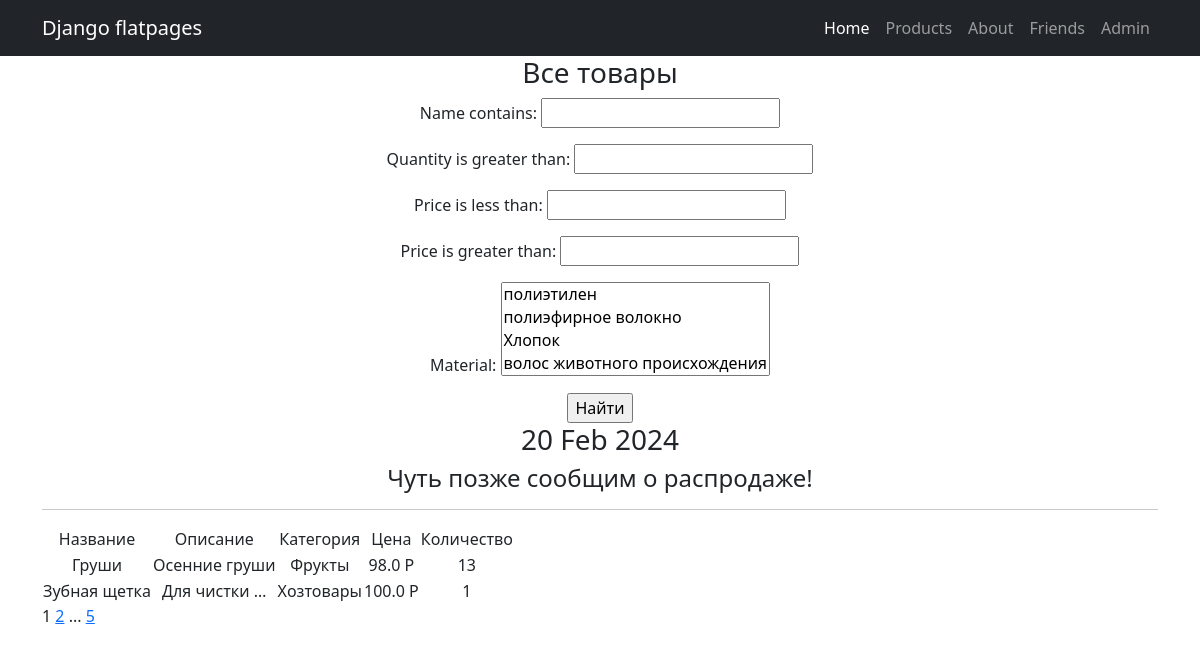
Before: /products/ with the older database file.
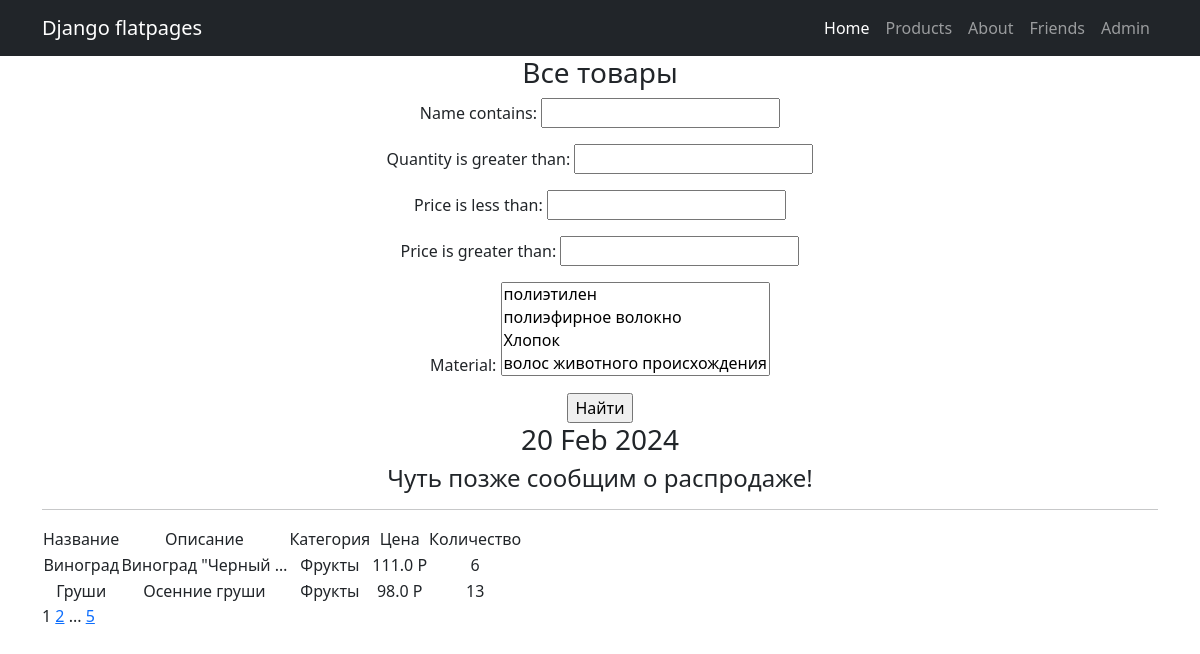
After: the same page with the newer database file.
### simpleapp/models.py (models this page shows, shortened)
class Product(models.Model):
    name = models.CharField(max_length=50, unique=True)
    description = models.TextField()
    quantity = models.IntegerField(validators=[MinValueValidator(0)],)
    category = models.ForeignKey(to='Category', on_delete=models.CASCADE, related_name='products')
    price = models.FloatField(validators=[MinValueValidator(0.0)],)
    def __str__(self):
        return f'{self.name} {self.quantity}'

class Category(models.Model):
    name = models.CharField(max_length=100, unique=True) # Категория, к которой будет привязываться товар

### simpleapp/views.py (the view)
# urls.py: path('', ProductList.as_view(), name='product_list'),
class ProductList(ListView):
    model = Product    # Указываем модель, объекты которой мы будем выводить
    ordering = 'name'  # Поле, которое будет использоваться для сортировки объектов
    template_name = 'products.html'  # Указываем имя шаблона
    context_object_name = 'products' # Это имя списка, в котором будут лежать все объекты.
    paginate_by = 2  # вот так мы можем указать количество записей на странице
    def get_queryset(self):
        queryset = super().get_queryset()
        self.filterset = ProductFilter(self.request.GET, queryset)
        return self.filterset.qs
    def get_context_data(self, **kwargs):
        context = super().get_context_data(**kwargs)
        context['time_now'] = datetime.utcnow()
        context['next_sale'] = None
        context['filterset'] = self.filterset
        return context

### simpleapp/models.py (called while the page is built)
    def __str__(self):
        return f'{self.name}'

### simpleapp/templatetags/custom_filters.py (called while the page is built)
@register.filter()
def currency(value, code='rub'):
   postfix = CURRENCIES_SYMBOLS[code]
   return f'{value} {postfix}'  # Р (был ранее)

### simpleapp/templatetags/custom_tags.py (called while the page is built)
@register.simple_tag()
def current_time(format_string='%d %b %Y'):    # b -  прописной месяц
   return datetime.utcnow().strftime(format_string)

@register.simple_tag(takes_context=True)
def url_replace(context, **kwargs):
   d = context['request'].GET.copy()
   for k, v in kwargs.items():
       d[k] = v
   return d.urlencode()

### templates/products.html (shortened to what this page needs)
{% extends "flatpages/base.html" %}
{% load custom_filters %}
{% load custom_tags %}
{% block content %}
    <b><h3>Все товары</h3></b>
   <form action="" method="get">
       {{ filterset.form.as_p }}
       <input type="submit" value="Найти" />
   </form>
        <h3>{% current_time '%d %b %Y' %}</h3>
        <h4> {{ next_sale|default_if_none:"Чуть позже сообщим о распродаже!" }} </h4>
        <hr>
        {% if products %}
            <table>
                <tr>
                    <td> Название </td>
                    <td> Описание </td>
                    <td> Категория </td>
                    <td> Цена </td>
                    <td> Количество </td>
                </tr>
                    {% for product in products %}
                <tr>
                    <td> {{ product.name }} </td>
                    <td> {{ product.description|truncatewords:2 }} </td>
                    <td> {{ product.category.name }} </td>
                    <td> {{ product.price|currency:'rub' }} </td>
                    <td> {{ product.quantity }} </td>
                </tr>
                    {% endfor %}
            </table>
        {% else %}
            <h3>Товаров нет!</h3>
        {% endif %}
<div class="pagination">
    <span class="step-links">
   <span class="current">
    {{ page_obj.number }}
   </span>
{% if page_obj.has_next %}
       <a href="?{% url_replace page=page_obj.next_page_number%}">{{ page_obj.next_page_number }}</a>
       {% if paginator.num_pages != page_obj.next_page_number %}
           ...
           <a href="?{% url_replace page=page_obj.paginator.num_pages %}">{{ page_obj.paginator.num_pages }}</a>
       {% endif %}
   {% endif %}
    </span>
</div>
{% endblock content %}

### templates/flatpages/base.html (shortened to what this page needs)
<!DOCTYPE html>
<html lang="en">
    <head>
        {% load static %}
        <link href="{% static 'css/styles.css' %}" rel="stylesheet" />
    </head>
    <body>
        <nav class="navbar navbar-expand-lg navbar-dark bg-dark">
            <div class="container">
                <a class="navbar-brand" href="../">Django flatpages</a>
                <div class="collapse navbar-collapse" id="navbarSupportedContent">
                    <ul class="navbar-nav ms-auto">
                        <li class="nav-item"><a class="nav-link active" aria-current="page" href="/">Home</a></li>
                        <li class="nav-item"><a class="nav-link"  href="/products/">Products</a></li>
                        <li class="nav-item"><a class="nav-link" href="/about/">About</a></li>
                        <li class="nav-item"><a class="nav-link" href="/friends/">Friends</a></li>
                        <li class="nav-item"><a class="nav-link" href="/admin/">Admin</a></li>
                    </ul>
                </div>
            </div>
        </nav>
        <div class="container">
            <div class="row">
                <div class="col-lg-12 text-center">
                    {% block content %}
                    {% endblock content %}
                </div>
            </div>
        </div>
    </body>
</html>

Changed rows visible on the page:
no longer on this page (row unchanged): Product: name "Зубная щетка", description "Для чистки …", category.name "Хозтовары", price "100.0 Р", quantity "1"
added Product: name "Виноград", description "Виноград \"Черный …", category.name "Фрукты", price "111.0 Р", quantity "6"
